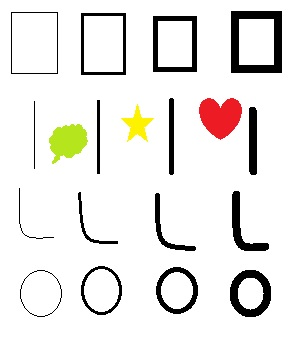
#> input picture c_04/04_simple.jpg, 299 x 337 px, given in place of saw4.jpg, which was not available
$ python '06 FLANN Matching with SIFT Descriptors and Ratio Test.py'
#> lines starting #> are read from the running program, lines starting #| are printed output that depends on the picture; pictures that were not available may be replaced by others from this repository, and a replacement may not be noted
# more information https://docs.opencv.org/4.x/dc/dc3/tutorial_py_matcher.html
import cv2 as cv
import numpy as np
from matplotlib import pyplot as plt
# reading images in grayscale
img1 = cv.imread("saw4.jpg", cv.IMREAD_GRAYSCALE) # queryImage
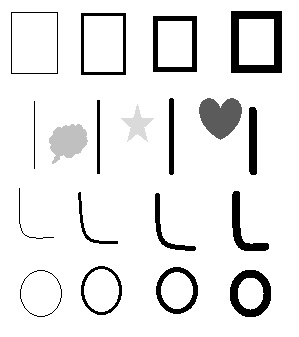
#> img1: shape (337, 299); min 0, max 255, mean 232
img1 = cv.resize(img1, (0, 0), fx = 0.5, fy = 0.5)
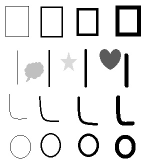
#> img1: shape (168, 150); min 0, max 255, mean 232.1
img2 = cv.imread("sawtraining1.png", cv.IMREAD_GRAYSCALE) # trainImage
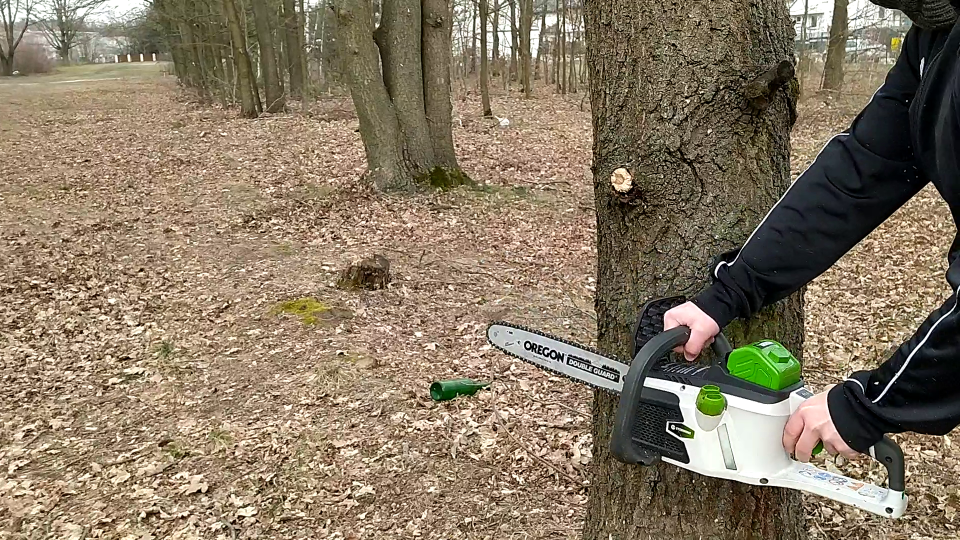
#> input picture c_04/sawtraining1.png, 1920 x 1080 px (shown at 1/2 size)
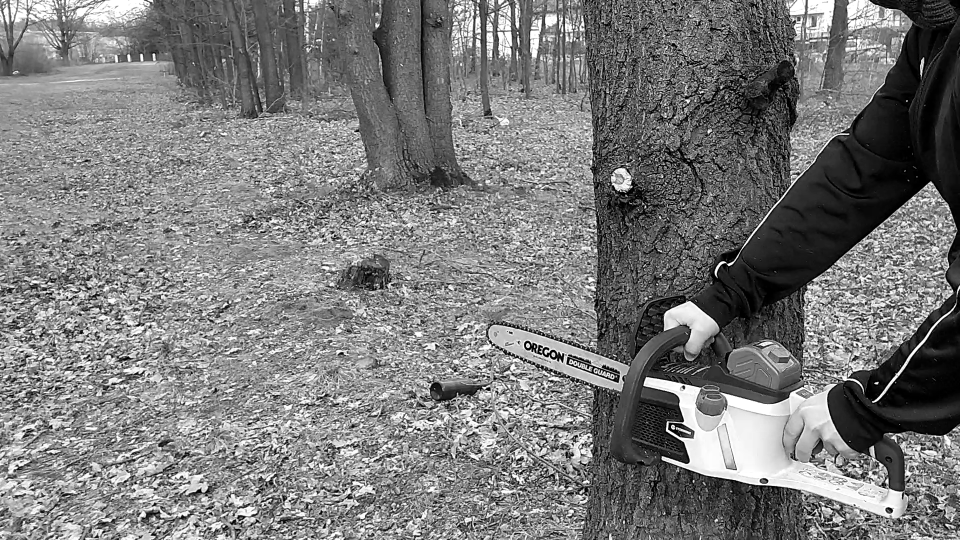
#> img2: shape (1080, 1920) (shown at 1/2 size); min 0, max 255, mean 122.3
img2 = cv.resize(img2, (0, 0), fx = 0.5, fy = 0.5)
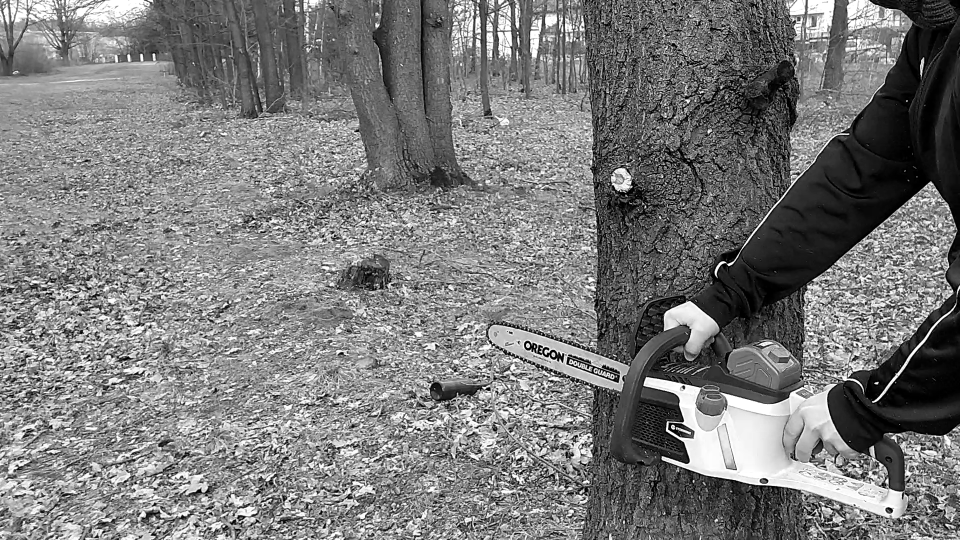
#> img2: shape (540, 960); min 0, max 255, mean 122.4

# Initiate SIFT detector
sift = cv.SIFT_create()
# find the keypoints and descriptors with SIFT
kp1, des1 = sift.detectAndCompute(img1,None)
#> kp1 = 77 keypoints; strongest (x, y, size): (118, 98, 3.3), (86, 50, 2), (96, 124, 2), (79, 98, 2)
kp2, des2 = sift.detectAndCompute(img2,None)
#> kp2 = 5669 keypoints; strongest (x, y, size): (876, 383, 2), (729, 264, 2.1), (684, 387, 2), (889, 510, 4.3)
# FLANN parameters
# LANN (Fast Library for Approximate Nearest Neighbors) is a library used for quickly finding approximate nearest neighbors in large datasets.
FLANN_INDEX_KDTREE = 1#This line defines the type of FLANN index to be used, indicating the use of a k-d tree structure for accelerating nearest neighbor searches.
index_params = dict(algorithm = FLANN_INDEX_KDTREE, trees = 5)#creates a dictionary containing FLANN index parameters. The trees parameter determines the number of trees in the k-d tree structure.
search_params = dict(checks=50)#FLANN search parameters. The checks parameter controls the number of checks FLANN performs during the search. A higher number of checks may increase accuracy but can also slow down the process.   # or pass empty dictionary
flann = cv.FlannBasedMatcher(index_params,search_params) #initializes a FLANN-based Matcher object with the specified index and search parameters.
matches = flann.knnMatch(des1,des2,k=2)#to search for the two best matches for each feature described by descriptors des1 and des2 from the images.
#> matches = 77 matches
# Apply ratio test
good = []
for m,n in matches:
    if m.distance < 0.75*n.distance:
        good.append([m])
#> this loop made 77 passes
#> after the loop, good = []
# cv.drawMatchesKnn expects list of lists as matches.
img3 = cv.drawMatchesKnn(img1,kp1,img2,kp2,good,None,flags=cv.DrawMatchesFlags_NOT_DRAW_SINGLE_POINTS)
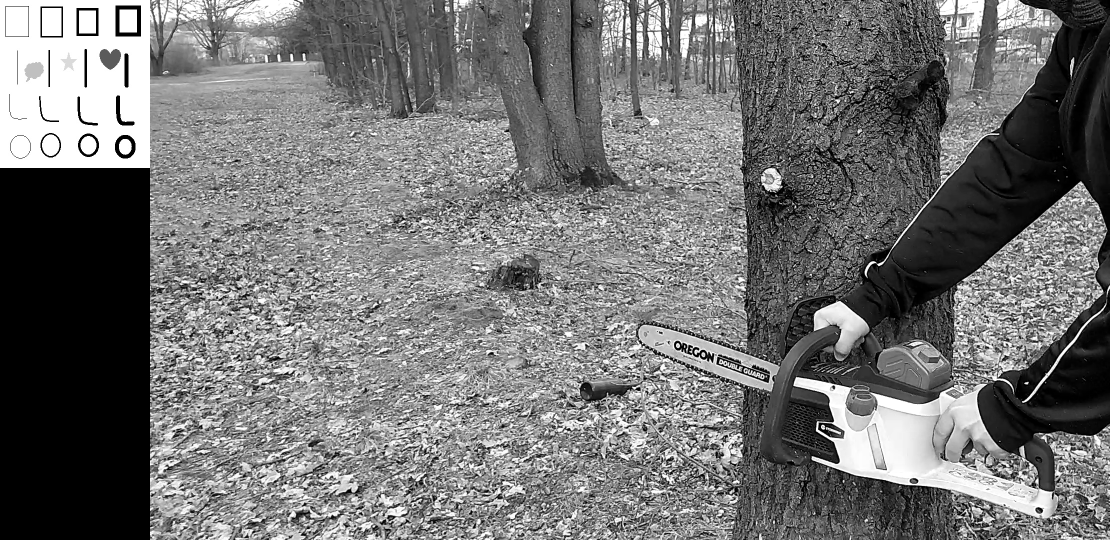
#> img3: shape (540, 1110, 3); min 0, max 255, mean 115.6
plt.imshow(img3),plt.show()
cv.imwrite("06_FLANNMatcher_img3.jpg", img3)
"""
TASKS:
- compare BFMatcher and FLANN. Try to optimize methods by changing parameters.
- as the queryImage import man.jpg, and as the trainImage import people.jpg.
- try man_cold.jpg and man_rotated.jpg as the query image
- try messi.jpg and footballers.jpg. How to improve the matching?
- see more examples : https://datahacker.rs/feature-matching-methods-comparison-in-opencv/
"""

sift = cv.SIFT_create()

kp1, des1 = sift.detectAndCompute(img1, None)
kp2, des2 = sift.detectAndCompute(img2, None)

index_params = dict(algorithm=1, trees=8)
search_params = dict(checks=100)

flann = cv.FlannBasedMatcher(index_params, search_params)

matches = flann.knnMatch(des1, des2, k=2)

good = []
for m, n in matches:
    if m.distance < 0.7 * n.distance:
        good.append([m])

# sortowanie
good = sorted(good, key=lambda x: x[0].distance)[:50]
